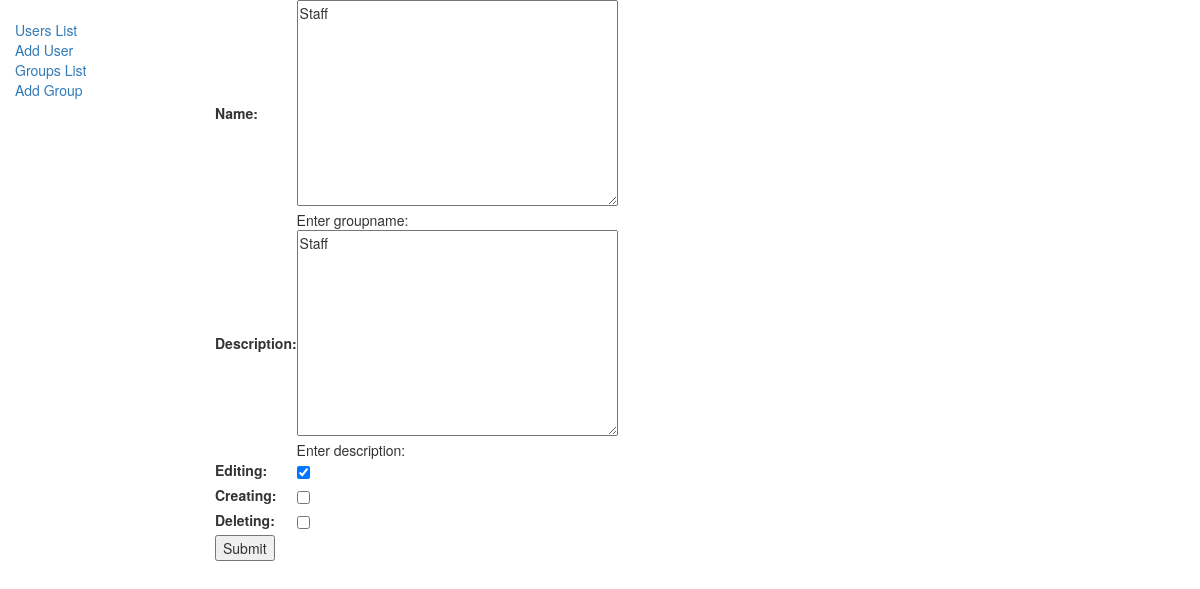
Page /home/groups/2/edit on the committed database.
### task/models.py (models this page shows, shortened)
class Group(models.Model):
    name = models.TextField('Name', help_text='Enter groupname:')
    description = models.TextField('Description', help_text='Enter description: ', null=True, blank=True)
    editing = models.BooleanField(default=False)
    creating = models.BooleanField(default=False)
    deleting = models.BooleanField(default=False)

### task/views.py (the view)
# urls.py: path('groups/<int:pk>/edit', views.GroupEdit.as_view(), name='group_edit'),
class GroupEdit(generic.UpdateView):
    model = Group
    template_name = 'manipulate/group_form.html'
    fields = '__all__'
    success_url = reverse_lazy('group_list')

### templates/manipulate/group_form.html (shortened to what this page needs)
{% extends "base_generic.html" %}
{% block content %}
<form action="" method="post">
    <table>
    {{ form.as_table }}
    </table>
    <input type="submit" value="Submit" />
</form>
{% endblock %}

### rows in the picture
Group: name "Staff", description "Staff", editing "☑"
